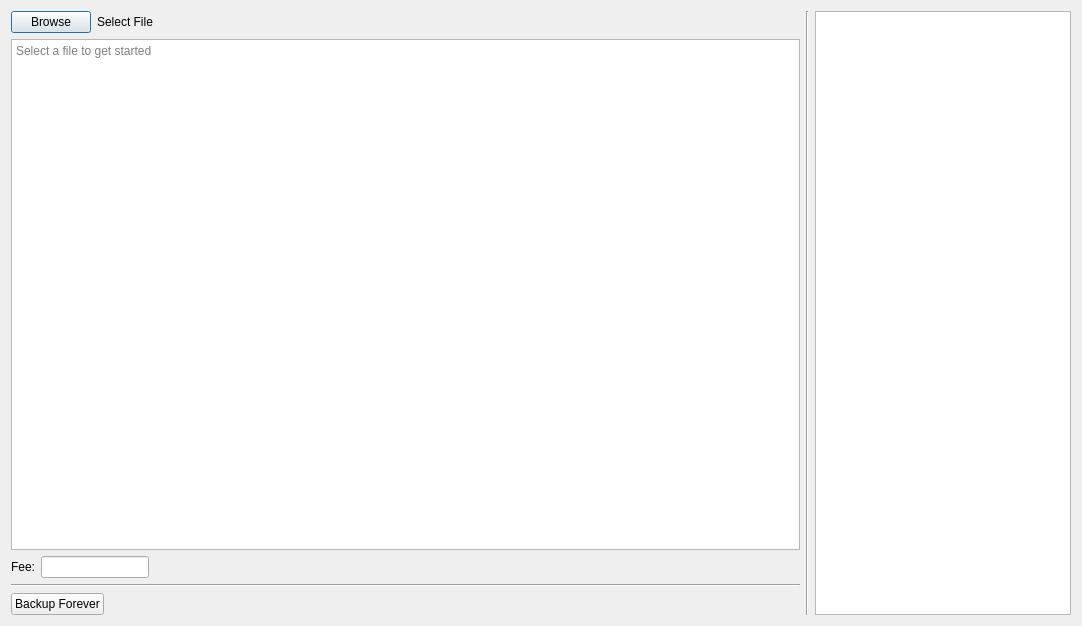
<?xml version="1.0" encoding="UTF-8"?>
<ui version="4.0">
 <class>BitDriveDialog</class>
 <widget class="QDialog" name="BitDriveDialog">
  <property name="geometry">
   <rect>
    <x>0</x>
    <y>0</y>
    <width>1082</width>
    <height>626</height>
   </rect>
  </property>
  <property name="windowTitle">
   <string>BitDrive Permanent Encrypted File Backup</string>
  </property>
  <layout class="QHBoxLayout" name="horizontalLayout_3">
   <item>
    <layout class="QVBoxLayout" name="verticalLayout_2">
     <property name="bottomMargin">
      <number>0</number>
     </property>
     <item>
      <layout class="QHBoxLayout" name="horizontalLayout">
       <item>
        <widget class="QPushButton" name="pushButtonBrowse">
         <property name="sizePolicy">
          <sizepolicy hsizetype="Maximum" vsizetype="Fixed">
           <horstretch>0</horstretch>
           <verstretch>0</verstretch>
          </sizepolicy>
         </property>
         <property name="text">
          <string>Browse</string>
         </property>
        </widget>
       </item>
       <item>
        <widget class="QLabel" name="label">
         <property name="text">
          <string>Select File</string>
         </property>
        </widget>
       </item>
      </layout>
     </item>
     <item>
      <widget class="QTextBrowser" name="textBrowser">
       <property name="placeholderText">
        <string>Select a file to get started</string>
       </property>
      </widget>
     </item>
     <item>
      <layout class="QHBoxLayout" name="horizontalLayout_2">
       <property name="bottomMargin">
        <number>0</number>
       </property>
       <item>
        <widget class="QLabel" name="label_2">
         <property name="text">
          <string>Fee:</string>
         </property>
        </widget>
       </item>
       <item>
        <widget class="BitcoinAmountField" name="feeAmount">
         <property name="sizePolicy">
          <sizepolicy hsizetype="Maximum" vsizetype="Fixed">
           <horstretch>0</horstretch>
           <verstretch>0</verstretch>
          </sizepolicy>
         </property>
        </widget>
       </item>
       <item>
        <spacer name="horizontalSpacer">
         <property name="orientation">
          <enum>Qt::Horizontal</enum>
         </property>
         <property name="sizeHint" stdset="0">
          <size>
           <width>40</width>
           <height>20</height>
          </size>
         </property>
        </spacer>
       </item>
      </layout>
     </item>
     <item>
      <widget class="Line" name="line">
       <property name="orientation">
        <enum>Qt::Horizontal</enum>
       </property>
      </widget>
     </item>
     <item>
      <widget class="QPushButton" name="pushButtonBackup">
       <property name="sizePolicy">
        <sizepolicy hsizetype="Maximum" vsizetype="Fixed">
         <horstretch>0</horstretch>
         <verstretch>0</verstretch>
        </sizepolicy>
       </property>
       <property name="text">
        <string>Backup Forever</string>
       </property>
       <property name="iconSize">
        <size>
         <width>24</width>
         <height>24</height>
        </size>
       </property>
      </widget>
     </item>
    </layout>
   </item>
   <item>
    <widget class="Line" name="line_2">
     <property name="orientation">
      <enum>Qt::Vertical</enum>
     </property>
    </widget>
   </item>
   <item>
    <layout class="QVBoxLayout" name="verticalLayout">
     <property name="rightMargin">
      <number>0</number>
     </property>
     <item>
      <widget class="QTableView" name="tableView">
       <property name="sizePolicy">
        <sizepolicy hsizetype="Maximum" vsizetype="Expanding">
         <horstretch>0</horstretch>
         <verstretch>0</verstretch>
        </sizepolicy>
       </property>
      </widget>
     </item>
    </layout>
   </item>
  </layout>
 </widget>
 <customwidgets>
  <customwidget>
   <class>BitcoinAmountField</class>
   <extends>QLineEdit</extends>
   <header>qt/drivechainamountfield.h</header>
   <container>1</container>
  </customwidget>
 </customwidgets>
 <resources/>
 <connections/>
</ui>
